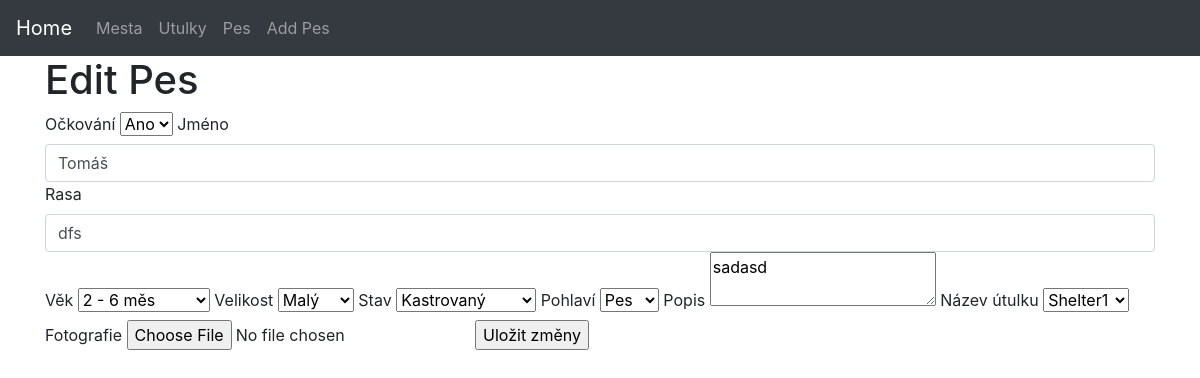
The app's page /pes/edit/73 with its own data.
### website/models.py (models this page shows, shortened)
class Pes(db.Model):
    idpes = db.Column(db.Integer, primary_key=True)
    ockovani = db.Column(db.Enum('Ano', 'Ne', name='ockovani_enum'), nullable=True)
    jmeno = db.Column(db.String(45), nullable=False)
    rasa = db.Column(db.String(45))
    vek = db.Column(db.Enum('2 - 6 měs', '6 měs - 2 roky', '2 - 8 let', '8 a více', name='vek_enum'), nullable=True)
    velikost = db.Column(db.Enum('maly', 'stredni', 'velky', name='velikost_enum'), nullable=True)
    stav = db.Column(db.Enum('kastrovany', 'handicapovany', 'akutni adoptce', name='stav_enum'), nullable=True)
    pohlavi = db.Column(db.Enum('Pes', 'Fena', name='pohlavi_enum'), nullable=True)
    popis = db.Column(db.String(200))
    fotografie = db.Column(db.String(100), nullable=False, default='default.jpeg')
    utulek_nazev = db.Column(db.String(45), db.ForeignKey('utulek.nazev', name='utulek_nazev'), nullable=False)
    utulek = db.relationship('Utulek', backref=db.backref('pes', lazy=True))
    __table_args__ = (
        CheckConstraint('ockovani IN ("Ano", "Ne")'),
        CheckConstraint('vek IN ("2 - 6 měs", "6 měs - 2 roky", "2 - 8 let", "8 a více")'),
        CheckConstraint('velikost IN ("maly", "stredni", "velky")'),
        CheckConstraint('stav IN ("kastrovany", "handicapovany", "akutni adoptce")'),
        CheckConstraint('pohlavi IN ("Pes", "Fena")'),
    )

### website/views.py (the view)
@app.route('/pes/edit/<int:id>', methods=['GET', 'POST'])
def edit_pes(id):
    pes_to_edit = Pes.query.get(id)
    utulky_entries = Utulek.query.all()
    form = EditPesForm(obj=pes_to_edit)
    if not pes_to_edit:
        flash('Pes nebyl nalezen.', 'danger')
        return redirect(url_for('show_pes'))
    if request.method == 'POST' and form.validate_on_submit():
        form.populate_obj(pes_to_edit)
        db.session.commit()
        flash('Pes byl aktualizován.', 'success')
        return redirect(url_for('show_pes'))
    return render_template('edit_pes.html', pes=pes_to_edit, utulky_entries=utulky_entries, form=form)

### website/templates/edit_pes.html (shortened to what this page needs)
<!DOCTYPE html>
<html lang="en">
<head>
    <link rel="stylesheet" href="https://stackpath.bootstrapcdn.com/bootstrap/4.3.1/css/bootstrap.min.css">
</head>
<body>
    {% include 'navbar.html' %}
    <div class="container">
        <h1>Edit Pes</h1>
        <form method="post" action="{{ url_for('edit_pes', id=pes.idpes) }}" enctype="multipart/form-data">
            {{ form.ockovani.label }} {{ form.ockovani }}
            {{ form.jmeno.label }} {{ form.jmeno(class="form-control", required="required") }}
            {{ form.rasa.label }} {{ form.rasa(class="form-control", required="required") }}
            {{ form.vek.label }} {{ form.vek }}
            {{ form.velikost.label }} {{ form.velikost }}
            {{ form.stav.label }} {{ form.stav }}
            {{ form.pohlavi.label }} {{ form.pohlavi }}
            {{ form.popis.label }} {{ form.popis }}
            {{ form.utulek_nazev.label }} {{ form.utulek_nazev }}
            {{ form.fotografie.label }} {{ form.fotografie }}
            {{ form.submit() }}
        </form>
    </div>
</body>
</html>

### records on screen
Pes: ockovani "Ano", jmeno "Tomáš", rasa "dfs", vek "2 - 6 měs", velikost "Malý", stav "Kastrovaný", pohlavi "Pes", popis "sadasd", utulek_nazev "Shelter1"
